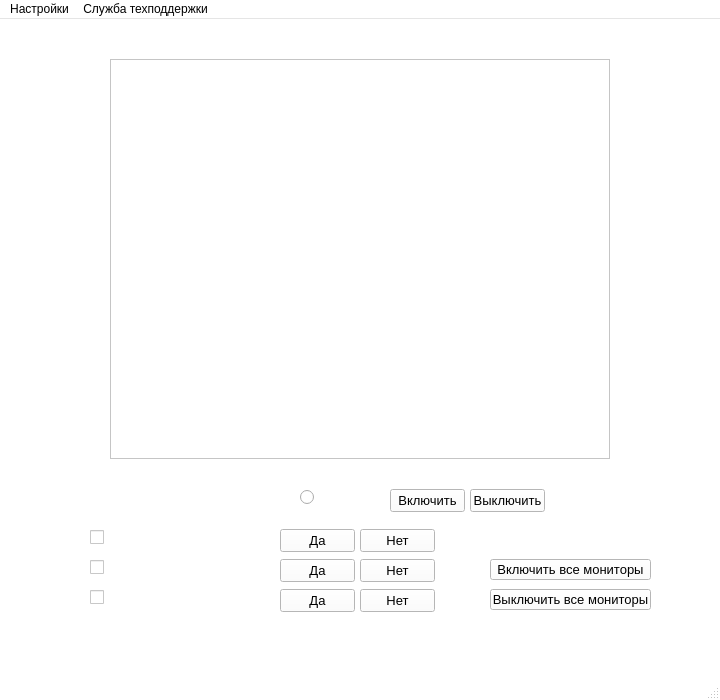
<?xml version="1.0" encoding="UTF-8"?>
<ui version="4.0">
 <class>MonitorManagment</class>
 <widget class="QMainWindow" name="MonitorManagment">
  <property name="enabled">
   <bool>true</bool>
  </property>
  <property name="geometry">
   <rect>
    <x>0</x>
    <y>0</y>
    <width>720</width>
    <height>700</height>
   </rect>
  </property>
  <property name="minimumSize">
   <size>
    <width>720</width>
    <height>700</height>
   </size>
  </property>
  <property name="maximumSize">
   <size>
    <width>720</width>
    <height>700</height>
   </size>
  </property>
  <property name="palette">
   <palette>
    <active>
     <colorrole role="WindowText">
      <brush brushstyle="SolidPattern">
       <color alpha="255">
        <red>0</red>
        <green>0</green>
        <blue>0</blue>
       </color>
      </brush>
     </colorrole>
     <colorrole role="Button">
      <brush brushstyle="SolidPattern">
       <color alpha="255">
        <red>255</red>
        <green>255</green>
        <blue>255</blue>
       </color>
      </brush>
     </colorrole>
     <colorrole role="Light">
      <brush brushstyle="SolidPattern">
       <color alpha="255">
        <red>255</red>
        <green>255</green>
        <blue>255</blue>
       </color>
      </brush>
     </colorrole>
     <colorrole role="Midlight">
      <brush brushstyle="SolidPattern">
       <color alpha="255">
        <red>255</red>
        <green>255</green>
        <blue>255</blue>
       </color>
      </brush>
     </colorrole>
     <colorrole role="Dark">
      <brush brushstyle="SolidPattern">
       <color alpha="255">
        <red>127</red>
        <green>127</green>
        <blue>127</blue>
       </color>
      </brush>
     </colorrole>
     <colorrole role="Mid">
      <brush brushstyle="SolidPattern">
       <color alpha="255">
        <red>170</red>
        <green>170</green>
        <blue>170</blue>
       </color>
      </brush>
     </colorrole>
     <colorrole role="Text">
      <brush brushstyle="SolidPattern">
       <color alpha="255">
        <red>0</red>
        <green>0</green>
        <blue>0</blue>
       </color>
      </brush>
     </colorrole>
     <colorrole role="BrightText">
      <brush brushstyle="SolidPattern">
       <color alpha="255">
        <red>255</red>
        <green>255</green>
        <blue>255</blue>
       </color>
      </brush>
     </colorrole>
     <colorrole role="ButtonText">
      <brush brushstyle="SolidPattern">
       <color alpha="255">
        <red>0</red>
        <green>0</green>
        <blue>0</blue>
       </color>
      </brush>
     </colorrole>
     <colorrole role="Base">
      <brush brushstyle="SolidPattern">
       <color alpha="255">
        <red>255</red>
        <green>255</green>
        <blue>255</blue>
       </color>
      </brush>
     </colorrole>
     <colorrole role="Window">
      <brush brushstyle="SolidPattern">
       <color alpha="255">
        <red>255</red>
        <green>255</green>
        <blue>255</blue>
       </color>
      </brush>
     </colorrole>
     <colorrole role="Shadow">
      <brush brushstyle="SolidPattern">
       <color alpha="255">
        <red>0</red>
        <green>0</green>
        <blue>0</blue>
       </color>
      </brush>
     </colorrole>
     <colorrole role="AlternateBase">
      <brush brushstyle="SolidPattern">
       <color alpha="255">
        <red>255</red>
        <green>255</green>
        <blue>255</blue>
       </color>
      </brush>
     </colorrole>
     <colorrole role="ToolTipBase">
      <brush brushstyle="SolidPattern">
       <color alpha="255">
        <red>255</red>
        <green>255</green>
        <blue>220</blue>
       </color>
      </brush>
     </colorrole>
     <colorrole role="ToolTipText">
      <brush brushstyle="SolidPattern">
       <color alpha="255">
        <red>0</red>
        <green>0</green>
        <blue>0</blue>
       </color>
      </brush>
     </colorrole>
    </active>
    <inactive>
     <colorrole role="WindowText">
      <brush brushstyle="SolidPattern">
       <color alpha="255">
        <red>0</red>
        <green>0</green>
        <blue>0</blue>
       </color>
      </brush>
     </colorrole>
     <colorrole role="Button">
      <brush brushstyle="SolidPattern">
       <color alpha="255">
        <red>255</red>
        <green>255</green>
        <blue>255</blue>
       </color>
      </brush>
     </colorrole>
     <colorrole role="Light">
      <brush brushstyle="SolidPattern">
       <color alpha="255">
        <red>255</red>
        <green>255</green>
        <blue>255</blue>
       </color>
      </brush>
     </colorrole>
     <colorrole role="Midlight">
      <brush brushstyle="SolidPattern">
       <color alpha="255">
        <red>255</red>
        <green>255</green>
        <blue>255</blue>
       </color>
      </brush>
     </colorrole>
     <colorrole role="Dark">
      <brush brushstyle="SolidPattern">
       <color alpha="255">
        <red>127</red>
        <green>127</green>
        <blue>127</blue>
       </color>
      </brush>
     </colorrole>
     <colorrole role="Mid">
      <brush brushstyle="SolidPattern">
       <color alpha="255">
        <red>170</red>
        <green>170</green>
        <blue>170</blue>
       </color>
      </brush>
     </colorrole>
     <colorrole role="Text">
      <brush brushstyle="SolidPattern">
       <color alpha="255">
        <red>0</red>
        <green>0</green>
        <blue>0</blue>
       </color>
      </brush>
     </colorrole>
     <colorrole role="BrightText">
      <brush brushstyle="SolidPattern">
       <color alpha="255">
        <red>255</red>
        <green>255</green>
        <blue>255</blue>
       </color>
      </brush>
     </colorrole>
     <colorrole role="ButtonText">
      <brush brushstyle="SolidPattern">
       <color alpha="255">
        <red>0</red>
        <green>0</green>
        <blue>0</blue>
       </color>
      </brush>
     </colorrole>
     <colorrole role="Base">
      <brush brushstyle="SolidPattern">
       <color alpha="255">
        <red>255</red>
        <green>255</green>
        <blue>255</blue>
       </color>
      </brush>
     </colorrole>
     <colorrole role="Window">
      <brush brushstyle="SolidPattern">
       <color alpha="255">
        <red>255</red>
        <green>255</green>
        <blue>255</blue>
       </color>
      </brush>
     </colorrole>
     <colorrole role="Shadow">
      <brush brushstyle="SolidPattern">
       <color alpha="255">
        <red>0</red>
        <green>0</green>
        <blue>0</blue>
       </color>
      </brush>
     </colorrole>
     <colorrole role="AlternateBase">
      <brush brushstyle="SolidPattern">
       <color alpha="255">
        <red>255</red>
        <green>255</green>
        <blue>255</blue>
       </color>
      </brush>
     </colorrole>
     <colorrole role="ToolTipBase">
      <brush brushstyle="SolidPattern">
       <color alpha="255">
        <red>255</red>
        <green>255</green>
        <blue>220</blue>
       </color>
      </brush>
     </colorrole>
     <colorrole role="ToolTipText">
      <brush brushstyle="SolidPattern">
       <color alpha="255">
        <red>0</red>
        <green>0</green>
        <blue>0</blue>
       </color>
      </brush>
     </colorrole>
    </inactive>
    <disabled>
     <colorrole role="WindowText">
      <brush brushstyle="SolidPattern">
       <color alpha="255">
        <red>127</red>
        <green>127</green>
        <blue>127</blue>
       </color>
      </brush>
     </colorrole>
     <colorrole role="Button">
      <brush brushstyle="SolidPattern">
       <color alpha="255">
        <red>255</red>
        <green>255</green>
        <blue>255</blue>
       </color>
      </brush>
     </colorrole>
     <colorrole role="Light">
      <brush brushstyle="SolidPattern">
       <color alpha="255">
        <red>255</red>
        <green>255</green>
        <blue>255</blue>
       </color>
      </brush>
     </colorrole>
     <colorrole role="Midlight">
      <brush brushstyle="SolidPattern">
       <color alpha="255">
        <red>255</red>
        <green>255</green>
        <blue>255</blue>
       </color>
      </brush>
     </colorrole>
     <colorrole role="Dark">
      <brush brushstyle="SolidPattern">
       <color alpha="255">
        <red>127</red>
        <green>127</green>
        <blue>127</blue>
       </color>
      </brush>
     </colorrole>
     <colorrole role="Mid">
      <brush brushstyle="SolidPattern">
       <color alpha="255">
        <red>170</red>
        <green>170</green>
        <blue>170</blue>
       </color>
      </brush>
     </colorrole>
     <colorrole role="Text">
      <brush brushstyle="SolidPattern">
       <color alpha="255">
        <red>127</red>
        <green>127</green>
        <blue>127</blue>
       </color>
      </brush>
     </colorrole>
     <colorrole role="BrightText">
      <brush brushstyle="SolidPattern">
       <color alpha="255">
        <red>255</red>
        <green>255</green>
        <blue>255</blue>
       </color>
      </brush>
     </colorrole>
     <colorrole role="ButtonText">
      <brush brushstyle="SolidPattern">
       <color alpha="255">
        <red>127</red>
        <green>127</green>
        <blue>127</blue>
       </color>
      </brush>
     </colorrole>
     <colorrole role="Base">
      <brush brushstyle="SolidPattern">
       <color alpha="255">
        <red>255</red>
        <green>255</green>
        <blue>255</blue>
       </color>
      </brush>
     </colorrole>
     <colorrole role="Window">
      <brush brushstyle="SolidPattern">
       <color alpha="255">
        <red>255</red>
        <green>255</green>
        <blue>255</blue>
       </color>
      </brush>
     </colorrole>
     <colorrole role="Shadow">
      <brush brushstyle="SolidPattern">
       <color alpha="255">
        <red>0</red>
        <green>0</green>
        <blue>0</blue>
       </color>
      </brush>
     </colorrole>
     <colorrole role="AlternateBase">
      <brush brushstyle="SolidPattern">
       <color alpha="255">
        <red>255</red>
        <green>255</green>
        <blue>255</blue>
       </color>
      </brush>
     </colorrole>
     <colorrole role="ToolTipBase">
      <brush brushstyle="SolidPattern">
       <color alpha="255">
        <red>255</red>
        <green>255</green>
        <blue>220</blue>
       </color>
      </brush>
     </colorrole>
     <colorrole role="ToolTipText">
      <brush brushstyle="SolidPattern">
       <color alpha="255">
        <red>0</red>
        <green>0</green>
        <blue>0</blue>
       </color>
      </brush>
     </colorrole>
    </disabled>
   </palette>
  </property>
  <property name="windowTitle">
   <string>MonitorManagment</string>
  </property>
  <property name="styleSheet">
   <string notr="true"> </string>
  </property>
  <widget class="QWidget" name="centralwidget">
   <property name="styleSheet">
    <string notr="true"/>
   </property>
   <widget class="QGraphicsView" name="graphicsView">
    <property name="geometry">
     <rect>
      <x>110</x>
      <y>40</y>
      <width>500</width>
      <height>400</height>
     </rect>
    </property>
    <property name="minimumSize">
     <size>
      <width>500</width>
      <height>400</height>
     </size>
    </property>
    <property name="maximumSize">
     <size>
      <width>500</width>
      <height>400</height>
     </size>
    </property>
   </widget>
   <widget class="QRadioButton" name="ProjectorIndicator">
    <property name="enabled">
     <bool>false</bool>
    </property>
    <property name="geometry">
     <rect>
      <x>300</x>
      <y>470</y>
      <width>91</width>
      <height>17</height>
     </rect>
    </property>
    <property name="palette">
     <palette>
      <active>
       <colorrole role="WindowText">
        <brush brushstyle="SolidPattern">
         <color alpha="255">
          <red>0</red>
          <green>0</green>
          <blue>0</blue>
         </color>
        </brush>
       </colorrole>
       <colorrole role="Dark">
        <brush brushstyle="SolidPattern">
         <color alpha="255">
          <red>255</red>
          <green>255</green>
          <blue>255</blue>
         </color>
        </brush>
       </colorrole>
       <colorrole role="Text">
        <brush brushstyle="SolidPattern">
         <color alpha="255">
          <red>0</red>
          <green>0</green>
          <blue>0</blue>
         </color>
        </brush>
       </colorrole>
       <colorrole role="ButtonText">
        <brush brushstyle="SolidPattern">
         <color alpha="255">
          <red>0</red>
          <green>0</green>
          <blue>0</blue>
         </color>
        </brush>
       </colorrole>
      </active>
      <inactive>
       <colorrole role="WindowText">
        <brush brushstyle="SolidPattern">
         <color alpha="255">
          <red>0</red>
          <green>0</green>
          <blue>0</blue>
         </color>
        </brush>
       </colorrole>
       <colorrole role="Dark">
        <brush brushstyle="SolidPattern">
         <color alpha="255">
          <red>255</red>
          <green>255</green>
          <blue>255</blue>
         </color>
        </brush>
       </colorrole>
       <colorrole role="Text">
        <brush brushstyle="SolidPattern">
         <color alpha="255">
          <red>0</red>
          <green>0</green>
          <blue>0</blue>
         </color>
        </brush>
       </colorrole>
       <colorrole role="ButtonText">
        <brush brushstyle="SolidPattern">
         <color alpha="255">
          <red>0</red>
          <green>0</green>
          <blue>0</blue>
         </color>
        </brush>
       </colorrole>
      </inactive>
      <disabled>
       <colorrole role="WindowText">
        <brush brushstyle="SolidPattern">
         <color alpha="255">
          <red>255</red>
          <green>255</green>
          <blue>255</blue>
         </color>
        </brush>
       </colorrole>
       <colorrole role="Dark">
        <brush brushstyle="SolidPattern">
         <color alpha="255">
          <red>255</red>
          <green>255</green>
          <blue>255</blue>
         </color>
        </brush>
       </colorrole>
       <colorrole role="Text">
        <brush brushstyle="SolidPattern">
         <color alpha="255">
          <red>255</red>
          <green>255</green>
          <blue>255</blue>
         </color>
        </brush>
       </colorrole>
       <colorrole role="ButtonText">
        <brush brushstyle="SolidPattern">
         <color alpha="255">
          <red>255</red>
          <green>255</green>
          <blue>255</blue>
         </color>
        </brush>
       </colorrole>
      </disabled>
     </palette>
    </property>
    <property name="font">
     <font>
      <pointsize>10</pointsize>
     </font>
    </property>
    <property name="text">
     <string>ПРОЕКТОР</string>
    </property>
   </widget>
   <widget class="QLabel" name="label_2">
    <property name="geometry">
     <rect>
      <x>140</x>
      <y>450</y>
      <width>140</width>
      <height>39</height>
     </rect>
    </property>
    <property name="palette">
     <palette>
      <active>
       <colorrole role="WindowText">
        <brush brushstyle="SolidPattern">
         <color alpha="255">
          <red>255</red>
          <green>255</green>
          <blue>255</blue>
         </color>
        </brush>
       </colorrole>
      </active>
      <inactive>
       <colorrole role="WindowText">
        <brush brushstyle="SolidPattern">
         <color alpha="255">
          <red>255</red>
          <green>255</green>
          <blue>255</blue>
         </color>
        </brush>
       </colorrole>
      </inactive>
      <disabled>
       <colorrole role="WindowText">
        <brush brushstyle="SolidPattern">
         <color alpha="255">
          <red>120</red>
          <green>120</green>
          <blue>120</blue>
         </color>
        </brush>
       </colorrole>
      </disabled>
     </palette>
    </property>
    <property name="font">
     <font>
      <pointsize>24</pointsize>
     </font>
    </property>
    <property name="text">
     <string>Проектор</string>
    </property>
   </widget>
   <widget class="QCheckBox" name="ScreenIndicator_2">
    <property name="enabled">
     <bool>false</bool>
    </property>
    <property name="geometry">
     <rect>
      <x>90</x>
      <y>540</y>
      <width>181</width>
      <height>17</height>
     </rect>
    </property>
    <property name="palette">
     <palette>
      <active>
       <colorrole role="WindowText">
        <brush brushstyle="SolidPattern">
         <color alpha="255">
          <red>0</red>
          <green>0</green>
          <blue>0</blue>
         </color>
        </brush>
       </colorrole>
       <colorrole role="Button">
        <brush brushstyle="SolidPattern">
         <color alpha="255">
          <red>255</red>
          <green>255</green>
          <blue>255</blue>
         </color>
        </brush>
       </colorrole>
       <colorrole role="Dark">
        <brush brushstyle="SolidPattern">
         <color alpha="255">
          <red>255</red>
          <green>255</green>
          <blue>255</blue>
         </color>
        </brush>
       </colorrole>
       <colorrole role="Text">
        <brush brushstyle="SolidPattern">
         <color alpha="255">
          <red>0</red>
          <green>0</green>
          <blue>0</blue>
         </color>
        </brush>
       </colorrole>
       <colorrole role="ButtonText">
        <brush brushstyle="SolidPattern">
         <color alpha="255">
          <red>0</red>
          <green>0</green>
          <blue>0</blue>
         </color>
        </brush>
       </colorrole>
      </active>
      <inactive>
       <colorrole role="WindowText">
        <brush brushstyle="SolidPattern">
         <color alpha="255">
          <red>0</red>
          <green>0</green>
          <blue>0</blue>
         </color>
        </brush>
       </colorrole>
       <colorrole role="Button">
        <brush brushstyle="SolidPattern">
         <color alpha="255">
          <red>255</red>
          <green>255</green>
          <blue>255</blue>
         </color>
        </brush>
       </colorrole>
       <colorrole role="Dark">
        <brush brushstyle="SolidPattern">
         <color alpha="255">
          <red>255</red>
          <green>255</green>
          <blue>255</blue>
         </color>
        </brush>
       </colorrole>
       <colorrole role="Text">
        <brush brushstyle="SolidPattern">
         <color alpha="255">
          <red>0</red>
          <green>0</green>
          <blue>0</blue>
         </color>
        </brush>
       </colorrole>
       <colorrole role="ButtonText">
        <brush brushstyle="SolidPattern">
         <color alpha="255">
          <red>0</red>
          <green>0</green>
          <blue>0</blue>
         </color>
        </brush>
       </colorrole>
      </inactive>
      <disabled>
       <colorrole role="WindowText">
        <brush brushstyle="SolidPattern">
         <color alpha="255">
          <red>255</red>
          <green>255</green>
          <blue>255</blue>
         </color>
        </brush>
       </colorrole>
       <colorrole role="Button">
        <brush brushstyle="SolidPattern">
         <color alpha="255">
          <red>255</red>
          <green>255</green>
          <blue>255</blue>
         </color>
        </brush>
       </colorrole>
       <colorrole role="Dark">
        <brush brushstyle="SolidPattern">
         <color alpha="255">
          <red>255</red>
          <green>255</green>
          <blue>255</blue>
         </color>
        </brush>
       </colorrole>
       <colorrole role="Text">
        <brush brushstyle="SolidPattern">
         <color alpha="255">
          <red>255</red>
          <green>255</green>
          <blue>255</blue>
         </color>
        </brush>
       </colorrole>
       <colorrole role="ButtonText">
        <brush brushstyle="SolidPattern">
         <color alpha="255">
          <red>255</red>
          <green>255</green>
          <blue>255</blue>
         </color>
        </brush>
       </colorrole>
      </disabled>
     </palette>
    </property>
    <property name="font">
     <font>
      <family>Calibri</family>
      <pointsize>14</pointsize>
     </font>
    </property>
    <property name="text">
     <string>2 Экран Включить?</string>
    </property>
   </widget>
   <widget class="QCheckBox" name="ScreenIndicator_1">
    <property name="enabled">
     <bool>false</bool>
    </property>
    <property name="geometry">
     <rect>
      <x>90</x>
      <y>510</y>
      <width>171</width>
      <height>17</height>
     </rect>
    </property>
    <property name="palette">
     <palette>
      <active>
       <colorrole role="WindowText">
        <brush brushstyle="SolidPattern">
         <color alpha="255">
          <red>0</red>
          <green>0</green>
          <blue>0</blue>
         </color>
        </brush>
       </colorrole>
       <colorrole role="Dark">
        <brush brushstyle="SolidPattern">
         <color alpha="255">
          <red>255</red>
          <green>255</green>
          <blue>255</blue>
         </color>
        </brush>
       </colorrole>
       <colorrole role="Mid">
        <brush brushstyle="SolidPattern">
         <color alpha="255">
          <red>255</red>
          <green>255</green>
          <blue>255</blue>
         </color>
        </brush>
       </colorrole>
       <colorrole role="Text">
        <brush brushstyle="SolidPattern">
         <color alpha="255">
          <red>0</red>
          <green>0</green>
          <blue>0</blue>
         </color>
        </brush>
       </colorrole>
       <colorrole role="ButtonText">
        <brush brushstyle="SolidPattern">
         <color alpha="255">
          <red>0</red>
          <green>0</green>
          <blue>0</blue>
         </color>
        </brush>
       </colorrole>
      </active>
      <inactive>
       <colorrole role="WindowText">
        <brush brushstyle="SolidPattern">
         <color alpha="255">
          <red>0</red>
          <green>0</green>
          <blue>0</blue>
         </color>
        </brush>
       </colorrole>
       <colorrole role="Dark">
        <brush brushstyle="SolidPattern">
         <color alpha="255">
          <red>255</red>
          <green>255</green>
          <blue>255</blue>
         </color>
        </brush>
       </colorrole>
       <colorrole role="Mid">
        <brush brushstyle="SolidPattern">
         <color alpha="255">
          <red>255</red>
          <green>255</green>
          <blue>255</blue>
         </color>
        </brush>
       </colorrole>
       <colorrole role="Text">
        <brush brushstyle="SolidPattern">
         <color alpha="255">
          <red>0</red>
          <green>0</green>
          <blue>0</blue>
         </color>
        </brush>
       </colorrole>
       <colorrole role="ButtonText">
        <brush brushstyle="SolidPattern">
         <color alpha="255">
          <red>0</red>
          <green>0</green>
          <blue>0</blue>
         </color>
        </brush>
       </colorrole>
      </inactive>
      <disabled>
       <colorrole role="WindowText">
        <brush brushstyle="SolidPattern">
         <color alpha="255">
          <red>255</red>
          <green>255</green>
          <blue>255</blue>
         </color>
        </brush>
       </colorrole>
       <colorrole role="Dark">
        <brush brushstyle="SolidPattern">
         <color alpha="255">
          <red>255</red>
          <green>255</green>
          <blue>255</blue>
         </color>
        </brush>
       </colorrole>
       <colorrole role="Mid">
        <brush brushstyle="SolidPattern">
         <color alpha="255">
          <red>255</red>
          <green>255</green>
          <blue>255</blue>
         </color>
        </brush>
       </colorrole>
       <colorrole role="Text">
        <brush brushstyle="SolidPattern">
         <color alpha="255">
          <red>255</red>
          <green>255</green>
          <blue>255</blue>
         </color>
        </brush>
       </colorrole>
       <colorrole role="ButtonText">
        <brush brushstyle="SolidPattern">
         <color alpha="255">
          <red>255</red>
          <green>255</green>
          <blue>255</blue>
         </color>
        </brush>
       </colorrole>
      </disabled>
     </palette>
    </property>
    <property name="font">
     <font>
      <family>Calibri</family>
      <pointsize>14</pointsize>
     </font>
    </property>
    <property name="text">
     <string>1 Экран Включить?</string>
    </property>
   </widget>
   <widget class="QCheckBox" name="ScreenIndicator_3">
    <property name="enabled">
     <bool>false</bool>
    </property>
    <property name="geometry">
     <rect>
      <x>90</x>
      <y>570</y>
      <width>181</width>
      <height>17</height>
     </rect>
    </property>
    <property name="palette">
     <palette>
      <active>
       <colorrole role="WindowText">
        <brush brushstyle="SolidPattern">
         <color alpha="255">
          <red>0</red>
          <green>0</green>
          <blue>0</blue>
         </color>
        </brush>
       </colorrole>
       <colorrole role="Dark">
        <brush brushstyle="SolidPattern">
         <color alpha="255">
          <red>255</red>
          <green>255</green>
          <blue>255</blue>
         </color>
        </brush>
       </colorrole>
       <colorrole role="Mid">
        <brush brushstyle="SolidPattern">
         <color alpha="255">
          <red>255</red>
          <green>255</green>
          <blue>255</blue>
         </color>
        </brush>
       </colorrole>
       <colorrole role="Text">
        <brush brushstyle="SolidPattern">
         <color alpha="255">
          <red>0</red>
          <green>0</green>
          <blue>0</blue>
         </color>
        </brush>
       </colorrole>
       <colorrole role="ButtonText">
        <brush brushstyle="SolidPattern">
         <color alpha="255">
          <red>0</red>
          <green>0</green>
          <blue>0</blue>
         </color>
        </brush>
       </colorrole>
      </active>
      <inactive>
       <colorrole role="WindowText">
        <brush brushstyle="SolidPattern">
         <color alpha="255">
          <red>0</red>
          <green>0</green>
          <blue>0</blue>
         </color>
        </brush>
       </colorrole>
       <colorrole role="Dark">
        <brush brushstyle="SolidPattern">
         <color alpha="255">
          <red>255</red>
          <green>255</green>
          <blue>255</blue>
         </color>
        </brush>
       </colorrole>
       <colorrole role="Mid">
        <brush brushstyle="SolidPattern">
         <color alpha="255">
          <red>255</red>
          <green>255</green>
          <blue>255</blue>
         </color>
        </brush>
       </colorrole>
       <colorrole role="Text">
        <brush brushstyle="SolidPattern">
         <color alpha="255">
          <red>0</red>
          <green>0</green>
          <blue>0</blue>
         </color>
        </brush>
       </colorrole>
       <colorrole role="ButtonText">
        <brush brushstyle="SolidPattern">
         <color alpha="255">
          <red>0</red>
          <green>0</green>
          <blue>0</blue>
         </color>
        </brush>
       </colorrole>
      </inactive>
      <disabled>
       <colorrole role="WindowText">
        <brush brushstyle="SolidPattern">
         <color alpha="255">
          <red>255</red>
          <green>255</green>
          <blue>255</blue>
         </color>
        </brush>
       </colorrole>
       <colorrole role="Dark">
        <brush brushstyle="SolidPattern">
         <color alpha="255">
          <red>255</red>
          <green>255</green>
          <blue>255</blue>
         </color>
        </brush>
       </colorrole>
       <colorrole role="Mid">
        <brush brushstyle="SolidPattern">
         <color alpha="255">
          <red>255</red>
          <green>255</green>
          <blue>255</blue>
         </color>
        </brush>
       </colorrole>
       <colorrole role="Text">
        <brush brushstyle="SolidPattern">
         <color alpha="255">
          <red>255</red>
          <green>255</green>
          <blue>255</blue>
         </color>
        </brush>
       </colorrole>
       <colorrole role="ButtonText">
        <brush brushstyle="SolidPattern">
         <color alpha="255">
          <red>255</red>
          <green>255</green>
          <blue>255</blue>
         </color>
        </brush>
       </colorrole>
      </disabled>
     </palette>
    </property>
    <property name="font">
     <font>
      <family>Calibri</family>
      <pointsize>14</pointsize>
     </font>
    </property>
    <property name="text">
     <string>3 Экран Включить?</string>
    </property>
   </widget>
   <widget class="QLabel" name="label">
    <property name="geometry">
     <rect>
      <x>490</x>
      <y>500</y>
      <width>155</width>
      <height>33</height>
     </rect>
    </property>
    <property name="palette">
     <palette>
      <active>
       <colorrole role="WindowText">
        <brush brushstyle="SolidPattern">
         <color alpha="255">
          <red>255</red>
          <green>255</green>
          <blue>255</blue>
         </color>
        </brush>
       </colorrole>
      </active>
      <inactive>
       <colorrole role="WindowText">
        <brush brushstyle="SolidPattern">
         <color alpha="255">
          <red>255</red>
          <green>255</green>
          <blue>255</blue>
         </color>
        </brush>
       </colorrole>
      </inactive>
      <disabled>
       <colorrole role="WindowText">
        <brush brushstyle="SolidPattern">
         <color alpha="255">
          <red>120</red>
          <green>120</green>
          <blue>120</blue>
         </color>
        </brush>
       </colorrole>
      </disabled>
     </palette>
    </property>
    <property name="font">
     <font>
      <pointsize>20</pointsize>
     </font>
    </property>
    <property name="text">
     <string>Главный зал</string>
    </property>
   </widget>
   <widget class="QPushButton" name="pushButtonOn">
    <property name="geometry">
     <rect>
      <x>390</x>
      <y>470</y>
      <width>75</width>
      <height>23</height>
     </rect>
    </property>
    <property name="palette">
     <palette>
      <active>
       <colorrole role="Button">
        <brush brushstyle="SolidPattern">
         <color alpha="255">
          <red>255</red>
          <green>255</green>
          <blue>255</blue>
         </color>
        </brush>
       </colorrole>
      </active>
      <inactive>
       <colorrole role="Button">
        <brush brushstyle="SolidPattern">
         <color alpha="255">
          <red>255</red>
          <green>255</green>
          <blue>255</blue>
         </color>
        </brush>
       </colorrole>
      </inactive>
      <disabled>
       <colorrole role="Button">
        <brush brushstyle="SolidPattern">
         <color alpha="255">
          <red>255</red>
          <green>255</green>
          <blue>255</blue>
         </color>
        </brush>
       </colorrole>
      </disabled>
     </palette>
    </property>
    <property name="font">
     <font>
      <pointsize>10</pointsize>
     </font>
    </property>
    <property name="text">
     <string>Включить</string>
    </property>
   </widget>
   <widget class="QPushButton" name="pushButtonOff">
    <property name="geometry">
     <rect>
      <x>470</x>
      <y>470</y>
      <width>75</width>
      <height>23</height>
     </rect>
    </property>
    <property name="font">
     <font>
      <pointsize>10</pointsize>
     </font>
    </property>
    <property name="text">
     <string>Выключить</string>
    </property>
   </widget>
   <widget class="QPushButton" name="pushButtonM1Yes">
    <property name="geometry">
     <rect>
      <x>280</x>
      <y>510</y>
      <width>75</width>
      <height>23</height>
     </rect>
    </property>
    <property name="font">
     <font>
      <pointsize>10</pointsize>
     </font>
    </property>
    <property name="text">
     <string>Да</string>
    </property>
   </widget>
   <widget class="QPushButton" name="pushButtonM1No">
    <property name="geometry">
     <rect>
      <x>360</x>
      <y>510</y>
      <width>75</width>
      <height>23</height>
     </rect>
    </property>
    <property name="font">
     <font>
      <pointsize>10</pointsize>
     </font>
    </property>
    <property name="text">
     <string>Нет</string>
    </property>
   </widget>
   <widget class="QPushButton" name="pushButtonM3Yes">
    <property name="geometry">
     <rect>
      <x>280</x>
      <y>570</y>
      <width>75</width>
      <height>23</height>
     </rect>
    </property>
    <property name="font">
     <font>
      <pointsize>10</pointsize>
     </font>
    </property>
    <property name="text">
     <string>Да</string>
    </property>
   </widget>
   <widget class="QPushButton" name="pushButtonM3No">
    <property name="geometry">
     <rect>
      <x>360</x>
      <y>570</y>
      <width>75</width>
      <height>23</height>
     </rect>
    </property>
    <property name="font">
     <font>
      <pointsize>10</pointsize>
     </font>
    </property>
    <property name="text">
     <string>Нет</string>
    </property>
   </widget>
   <widget class="QPushButton" name="pushButtonM2Yes">
    <property name="geometry">
     <rect>
      <x>280</x>
      <y>540</y>
      <width>75</width>
      <height>23</height>
     </rect>
    </property>
    <property name="font">
     <font>
      <pointsize>10</pointsize>
     </font>
    </property>
    <property name="text">
     <string>Да</string>
    </property>
   </widget>
   <widget class="QPushButton" name="pushButtonM2No">
    <property name="geometry">
     <rect>
      <x>360</x>
      <y>540</y>
      <width>75</width>
      <height>23</height>
     </rect>
    </property>
    <property name="font">
     <font>
      <pointsize>10</pointsize>
     </font>
    </property>
    <property name="text">
     <string>Нет</string>
    </property>
   </widget>
   <widget class="QPushButton" name="pushButtonAllMOn">
    <property name="geometry">
     <rect>
      <x>490</x>
      <y>540</y>
      <width>161</width>
      <height>21</height>
     </rect>
    </property>
    <property name="font">
     <font>
      <pointsize>10</pointsize>
     </font>
    </property>
    <property name="text">
     <string>Включить все мониторы</string>
    </property>
   </widget>
   <widget class="QPushButton" name="pushButtonAllMOff">
    <property name="geometry">
     <rect>
      <x>490</x>
      <y>570</y>
      <width>161</width>
      <height>21</height>
     </rect>
    </property>
    <property name="font">
     <font>
      <pointsize>10</pointsize>
     </font>
    </property>
    <property name="text">
     <string>Выключить все мониторы</string>
    </property>
   </widget>
   <widget class="QLabel" name="label_3">
    <property name="enabled">
     <bool>true</bool>
    </property>
    <property name="geometry">
     <rect>
      <x>0</x>
      <y>-20</y>
      <width>1031</width>
      <height>681</height>
     </rect>
    </property>
    <property name="minimumSize">
     <size>
      <width>0</width>
      <height>2</height>
     </size>
    </property>
    <property name="text">
     <string/>
    </property>
    <property name="pixmap">
     <pixmap>../../../Desktop/фон.qrc.jpg</pixmap>
    </property>
   </widget>
   <zorder>label_3</zorder>
   <zorder>graphicsView</zorder>
   <zorder>ProjectorIndicator</zorder>
   <zorder>label_2</zorder>
   <zorder>ScreenIndicator_2</zorder>
   <zorder>ScreenIndicator_1</zorder>
   <zorder>ScreenIndicator_3</zorder>
   <zorder>label</zorder>
   <zorder>pushButtonOn</zorder>
   <zorder>pushButtonOff</zorder>
   <zorder>pushButtonM1Yes</zorder>
   <zorder>pushButtonM1No</zorder>
   <zorder>pushButtonM3Yes</zorder>
   <zorder>pushButtonM3No</zorder>
   <zorder>pushButtonM2Yes</zorder>
   <zorder>pushButtonM2No</zorder>
   <zorder>pushButtonAllMOn</zorder>
   <zorder>pushButtonAllMOff</zorder>
  </widget>
  <widget class="QMenuBar" name="menubar">
   <property name="geometry">
    <rect>
     <x>0</x>
     <y>0</y>
     <width>720</width>
     <height>21</height>
    </rect>
   </property>
   <widget class="QMenu" name="menuRe">
    <property name="title">
     <string>Настройки</string>
    </property>
    <addaction name="action_5"/>
   </widget>
   <widget class="QMenu" name="menu">
    <property name="title">
     <string>Служба техподдержки</string>
    </property>
    <widget class="QMenu" name="menu_2">
     <property name="title">
      <string>Отправить Дмитрию сообщение</string>
     </property>
     <addaction name="action_7"/>
     <addaction name="action_8"/>
    </widget>
    <addaction name="menu_2"/>
   </widget>
   <addaction name="menuRe"/>
   <addaction name="menu"/>
  </widget>
  <widget class="QStatusBar" name="statusbar"/>
  <action name="actionClose">
   <property name="text">
    <string>Close</string>
   </property>
  </action>
  <action name="actionOpen">
   <property name="text">
    <string>Open</string>
   </property>
  </action>
  <action name="action_5">
   <property name="text">
    <string>Тест</string>
   </property>
  </action>
  <action name="action_7">
   <property name="text">
    <string>&quot;Вышла ошибка&quot;</string>
   </property>
  </action>
  <action name="action_8">
   <property name="text">
    <string>&quot;Монитор или проектор не запустился&quot;</string>
   </property>
  </action>
 </widget>
 <resources/>
 <connections/>
</ui>
